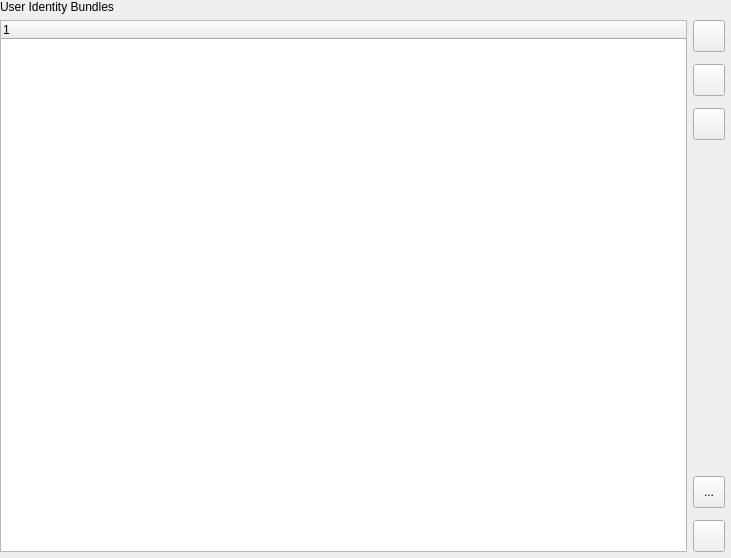
<?xml version="1.0" encoding="UTF-8"?>
<ui version="4.0">
 <class>QgsAuthIdentitiesEditor</class>
 <widget class="QWidget" name="QgsAuthIdentitiesEditor">
  <property name="geometry">
   <rect>
    <x>0</x>
    <y>0</y>
    <width>731</width>
    <height>558</height>
   </rect>
  </property>
  <property name="windowTitle">
   <string>Identity Certificates Editor</string>
  </property>
  <layout class="QVBoxLayout" name="verticalLayout">
   <property name="leftMargin">
    <number>0</number>
   </property>
   <property name="topMargin">
    <number>0</number>
   </property>
   <property name="rightMargin">
    <number>0</number>
   </property>
   <property name="bottomMargin">
    <number>0</number>
   </property>
   <item>
    <widget class="QLabel" name="lblIdentities">
     <property name="sizePolicy">
      <sizepolicy hsizetype="Preferred" vsizetype="Maximum">
       <horstretch>0</horstretch>
       <verstretch>0</verstretch>
      </sizepolicy>
     </property>
     <property name="text">
      <string>User Identity Bundles</string>
     </property>
    </widget>
   </item>
   <item>
    <layout class="QGridLayout" name="gridLayout">
     <property name="horizontalSpacing">
      <number>0</number>
     </property>
     <property name="verticalSpacing">
      <number>6</number>
     </property>
     <item row="0" column="1">
      <layout class="QVBoxLayout" name="verticalLayout_2">
       <property name="spacing">
        <number>12</number>
       </property>
       <property name="leftMargin">
        <number>6</number>
       </property>
       <property name="rightMargin">
        <number>6</number>
       </property>
       <property name="bottomMargin">
        <number>0</number>
       </property>
       <item>
        <widget class="QToolButton" name="btnAddIdentity">
         <property name="minimumSize">
          <size>
           <width>32</width>
           <height>32</height>
          </size>
         </property>
         <property name="toolTip">
          <string>Import identity bundle to authentication database</string>
         </property>
         <property name="text">
          <string/>
         </property>
         <property name="icon">
          <iconset resource="../../../images/images.qrc">
           <normaloff>:/images/themes/default/symbologyAdd.png</normaloff>:/images/themes/default/symbologyAdd.png</iconset>
         </property>
         <property name="iconSize">
          <size>
           <width>20</width>
           <height>20</height>
          </size>
         </property>
        </widget>
       </item>
       <item>
        <widget class="QToolButton" name="btnRemoveIdentity">
         <property name="minimumSize">
          <size>
           <width>32</width>
           <height>32</height>
          </size>
         </property>
         <property name="toolTip">
          <string>Remove identity bundle from authentication database</string>
         </property>
         <property name="text">
          <string/>
         </property>
         <property name="icon">
          <iconset resource="../../../images/images.qrc">
           <normaloff>:/images/themes/default/symbologyRemove.png</normaloff>:/images/themes/default/symbologyRemove.png</iconset>
         </property>
         <property name="iconSize">
          <size>
           <width>20</width>
           <height>20</height>
          </size>
         </property>
        </widget>
       </item>
       <item>
        <widget class="QToolButton" name="btnInfoIdentity">
         <property name="minimumSize">
          <size>
           <width>32</width>
           <height>32</height>
          </size>
         </property>
         <property name="toolTip">
          <string>Show information for bundle</string>
         </property>
         <property name="text">
          <string/>
         </property>
         <property name="icon">
          <iconset resource="../../../images/images.qrc">
           <normaloff>:/images/themes/default/propertyicons/metadata.svg</normaloff>:/images/themes/default/propertyicons/metadata.svg</iconset>
         </property>
         <property name="iconSize">
          <size>
           <width>20</width>
           <height>20</height>
          </size>
         </property>
        </widget>
       </item>
       <item>
        <spacer name="verticalSpacer">
         <property name="orientation">
          <enum>Qt::Vertical</enum>
         </property>
         <property name="sizeHint" stdset="0">
          <size>
           <width>20</width>
           <height>40</height>
          </size>
         </property>
        </spacer>
       </item>
       <item>
        <widget class="QToolButton" name="btnGroupByOrg">
         <property name="minimumSize">
          <size>
           <width>32</width>
           <height>32</height>
          </size>
         </property>
         <property name="toolTip">
          <string>Group by organization</string>
         </property>
         <property name="text">
          <string>...</string>
         </property>
         <property name="icon">
          <iconset resource="../../../images/images.qrc">
           <normaloff>:/images/themes/default/mActionFilter.svg</normaloff>:/images/themes/default/mActionFilter.svg</iconset>
         </property>
         <property name="iconSize">
          <size>
           <width>20</width>
           <height>20</height>
          </size>
         </property>
         <property name="checkable">
          <bool>true</bool>
         </property>
         <property name="checked">
          <bool>false</bool>
         </property>
        </widget>
       </item>
       <item>
        <widget class="QToolButton" name="btnViewRefresh">
         <property name="minimumSize">
          <size>
           <width>32</width>
           <height>32</height>
          </size>
         </property>
         <property name="toolTip">
          <string>Refresh identity bundle tree view</string>
         </property>
         <property name="text">
          <string/>
         </property>
         <property name="icon">
          <iconset resource="../../../images/images.qrc">
           <normaloff>:/images/themes/default/mActionRefresh.png</normaloff>:/images/themes/default/mActionRefresh.png</iconset>
         </property>
         <property name="iconSize">
          <size>
           <width>20</width>
           <height>20</height>
          </size>
         </property>
        </widget>
       </item>
      </layout>
     </item>
     <item row="0" column="0">
      <widget class="QTreeWidget" name="treeIdentities">
       <property name="editTriggers">
        <set>QAbstractItemView::NoEditTriggers</set>
       </property>
       <property name="alternatingRowColors">
        <bool>true</bool>
       </property>
       <property name="selectionMode">
        <enum>QAbstractItemView::SingleSelection</enum>
       </property>
       <property name="selectionBehavior">
        <enum>QAbstractItemView::SelectRows</enum>
       </property>
       <property name="iconSize">
        <size>
         <width>26</width>
         <height>22</height>
        </size>
       </property>
       <column>
        <property name="text">
         <string notr="true">1</string>
        </property>
       </column>
      </widget>
     </item>
     <item row="1" column="0" colspan="2">
      <widget class="QgsMessageBar" name="msgBar"/>
     </item>
    </layout>
   </item>
  </layout>
 </widget>
 <customwidgets>
  <customwidget>
   <class>QgsMessageBar</class>
   <extends>QFrame</extends>
   <header>qgsmessagebar.h</header>
   <container>1</container>
  </customwidget>
 </customwidgets>
 <resources>
  <include location="../../../images/images.qrc"/>
 </resources>
 <connections/>
</ui>
